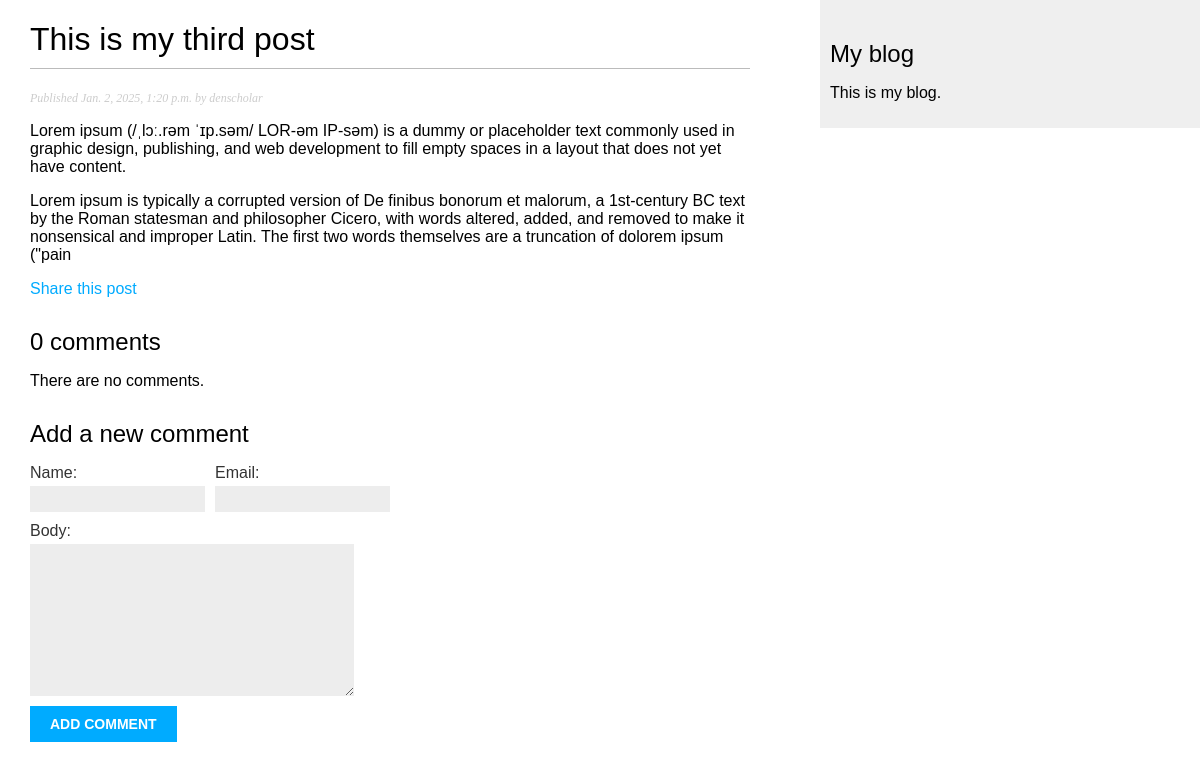
/2025/1/2/this-is-my-third-post/, run on the app's committed database.
### blog/models.py (models this page shows, shortened)
class Post(models.Model):
    class Status(models.TextChoices):
        DRAFT = "DF", "Draft"
        PUBLISHED = "PB", "Published"
    title = models.CharField(max_length=250)
    slug = models.SlugField(max_length=250, unique_for_date="publish")
    author = models.ForeignKey(
        settings.AUTH_USER_MODEL, on_delete=models.CASCADE, related_name="blog_posts"
    )
    body = models.TextField()
    publish = models.DateTimeField(default=timezone.now)
    created = models.DateTimeField(auto_now_add=True)
    updated = models.DateTimeField(auto_now=True)
    status = models.CharField(max_length=2, choices=Status, default=Status.DRAFT)
    objects = models.Manager()  # The default manager
    published = PublishedManager()  # Our custom manager.
    tags = TaggableManager()
    class Meta:
        ordering = ["-publish"]

### blog/views.py (the view)
def post_detail(request, year, month, day, post):
    post = get_object_or_404(
        Post,
        status=Post.Status.PUBLISHED,
        slug=post,
        publish__year=year,
        publish__month=month,
        publish__day=day,
    )
    comments = post.comments.filter(active=True)
    form = CommentForm()  # Form for users to comment
    context = {
        "post": post,
        "form": form,
        "comments": comments,
    }
    return render(request, "blog/detail.html", context)

### blog/forms.py
class CommentForm(forms.ModelForm):
    class Meta:
        model = Comment
        fields = ["name", "email", "body"]

### blog/templates/blog/detail.html
{% extends 'base.html' %} {% block title %} {{ post.title}} {% endblock %}
{% block content %}
<h1>{{ post.title }}</h1>
<p class="date">Published {{ post.publish }} by {{ post.author }}</p>
{{ post.body|linebreaks }}
<p><a href="{% url 'blog:post_share' post.id %}">Share this post</a></p>
{% with comments.count as total_comments %}
    <h2>{{ total_comments }} comment{{ total_comments|pluralize }}</h2>
{% endwith %}
{% for comment in comments  %}
    <div class="comment">
        <p class="info">
            comment {{ forloop.counter }} by {{ comment.name }} {{ comment.created }}
        </p>
        {{ comment.body|linebreaks }}
    </div>
    {% empty %} <p>There are no comments.</p>
{% endfor %}
    {% include 'blog/includes/comment_form.html' %}
{% endblock %}

### static/css/blog.css (style rules this page uses)
body { margin: 0; padding: 0; font-family: helvetica, sans-serif; }
a { color: #00abff; text-decoration: none; }
h1 { font-weight: normal; border-bottom: 1px solid #bbb; padding: 0 0 10px 0; }
h2 { font-weight: normal; margin: 30px 0 0; }
p.date { color: #ccc; font-family: georgia, serif; font-size: 12px; font-style: italic; }
label { float: left; clear: both; color: #333; margin-bottom: 4px; }
input, textarea { clear: both; float: left; margin: 0 0 10px; background: #ededed; border: 0; padding: 6px 10px; font-size: 12px; }

### data on the page
Post: title "This is my third post", publish "Jan. 2, 2025, 1:20 p.m.", author "denscholar", body "Lorem ipsum (/ˌlɔː.rəm ˈɪp.səm/ LOR-əm IP-səm) is a dummy or placeholder text commonly used in graphic design, publishing, and web development to fill empty spaces in a layout that does not yet have content. Lorem ipsum is typically a corrupted version of De finibus bonorum et malorum, a 1st-century BC text by the Roman statesman and philosopher Cicero, with words altered, added, and removed to make it nonsensical and improper Latin. The first two words themselves are a truncation of dolorem ipsum (\"pain"

### other printed values
{{ total_comments }} "0"
